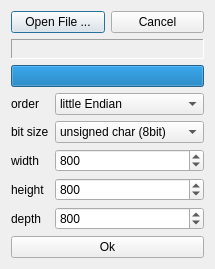
<?xml version="1.0" encoding="UTF-8"?>
<ui version="4.0">
 <class>OpenData</class>
 <widget class="QDialog" name="OpenData">
  <property name="geometry">
   <rect>
    <x>0</x>
    <y>0</y>
    <width>199</width>
    <height>260</height>
   </rect>
  </property>
  <property name="sizePolicy">
   <sizepolicy hsizetype="Expanding" vsizetype="Maximum">
    <horstretch>0</horstretch>
    <verstretch>0</verstretch>
   </sizepolicy>
  </property>
  <property name="minimumSize">
   <size>
    <width>199</width>
    <height>260</height>
   </size>
  </property>
  <property name="maximumSize">
   <size>
    <width>16777215</width>
    <height>260</height>
   </size>
  </property>
  <property name="windowTitle">
   <string>Open new file</string>
  </property>
  <layout class="QGridLayout" name="gridLayout">
   <property name="sizeConstraint">
    <enum>QLayout::SetMinimumSize</enum>
   </property>
   <item row="0" column="0">
    <layout class="QVBoxLayout" name="verticalLayout">
     <item>
      <layout class="QHBoxLayout" name="horizontalLayout">
       <item>
        <widget class="QPushButton" name="openFileButton">
         <property name="text">
          <string>Open File ...</string>
         </property>
        </widget>
       </item>
       <item>
        <widget class="QPushButton" name="pushButton_cancel">
         <property name="text">
          <string>Cancel</string>
         </property>
        </widget>
       </item>
      </layout>
     </item>
     <item>
      <widget class="QLabel" name="label_fileName">
       <property name="sizePolicy">
        <sizepolicy hsizetype="Minimum" vsizetype="Fixed">
         <horstretch>0</horstretch>
         <verstretch>0</verstretch>
        </sizepolicy>
       </property>
       <property name="minimumSize">
        <size>
         <width>0</width>
         <height>20</height>
        </size>
       </property>
       <property name="frameShape">
        <enum>QFrame::Panel</enum>
       </property>
       <property name="frameShadow">
        <enum>QFrame::Sunken</enum>
       </property>
       <property name="text">
        <string/>
       </property>
       <property name="scaledContents">
        <bool>true</bool>
       </property>
      </widget>
     </item>
     <item>
      <widget class="QProgressBar" name="progressBar">
       <property name="value">
        <number>100</number>
       </property>
       <property name="textVisible">
        <bool>false</bool>
       </property>
      </widget>
     </item>
     <item>
      <layout class="QFormLayout" name="formLayout">
       <property name="fieldGrowthPolicy">
        <enum>QFormLayout::AllNonFixedFieldsGrow</enum>
       </property>
       <item row="0" column="1">
        <widget class="QComboBox" name="comboBox_endian">
         <item>
          <property name="text">
           <string>little Endian</string>
          </property>
         </item>
         <item>
          <property name="text">
           <string>big Endian</string>
          </property>
         </item>
        </widget>
       </item>
       <item row="0" column="0">
        <widget class="QLabel" name="label_endian">
         <property name="text">
          <string>order</string>
         </property>
        </widget>
       </item>
       <item row="1" column="1">
        <widget class="QComboBox" name="comboBox_bitsize">
         <item>
          <property name="text">
           <string>unsigned char (8bit)</string>
          </property>
         </item>
         <item>
          <property name="text">
           <string>unsigned short (16bit)</string>
          </property>
         </item>
        </widget>
       </item>
       <item row="1" column="0">
        <widget class="QLabel" name="label_format">
         <property name="text">
          <string>bit size</string>
         </property>
        </widget>
       </item>
       <item row="2" column="1">
        <widget class="QSpinBox" name="spinBox_width">
         <property name="minimum">
          <number>2</number>
         </property>
         <property name="maximum">
          <number>4000</number>
         </property>
         <property name="value">
          <number>800</number>
         </property>
        </widget>
       </item>
       <item row="2" column="0">
        <widget class="QLabel" name="label_width">
         <property name="text">
          <string>width</string>
         </property>
        </widget>
       </item>
       <item row="3" column="1">
        <widget class="QSpinBox" name="spinBox_height">
         <property name="minimum">
          <number>2</number>
         </property>
         <property name="maximum">
          <number>4000</number>
         </property>
         <property name="value">
          <number>800</number>
         </property>
        </widget>
       </item>
       <item row="3" column="0">
        <widget class="QLabel" name="label_height">
         <property name="text">
          <string>height</string>
         </property>
        </widget>
       </item>
       <item row="4" column="1">
        <widget class="QSpinBox" name="spinBox_depth">
         <property name="minimum">
          <number>2</number>
         </property>
         <property name="maximum">
          <number>4000</number>
         </property>
         <property name="value">
          <number>800</number>
         </property>
        </widget>
       </item>
       <item row="4" column="0">
        <widget class="QLabel" name="label_depth">
         <property name="text">
          <string>depth</string>
         </property>
        </widget>
       </item>
      </layout>
     </item>
     <item>
      <widget class="QPushButton" name="pushButton_ok">
       <property name="sizePolicy">
        <sizepolicy hsizetype="MinimumExpanding" vsizetype="Fixed">
         <horstretch>0</horstretch>
         <verstretch>0</verstretch>
        </sizepolicy>
       </property>
       <property name="text">
        <string>Ok</string>
       </property>
      </widget>
     </item>
    </layout>
   </item>
  </layout>
 </widget>
 <resources/>
 <connections/>
 <slots>
  <slot>openRaw()</slot>
  <slot>openFile()</slot>
 </slots>
</ui>
